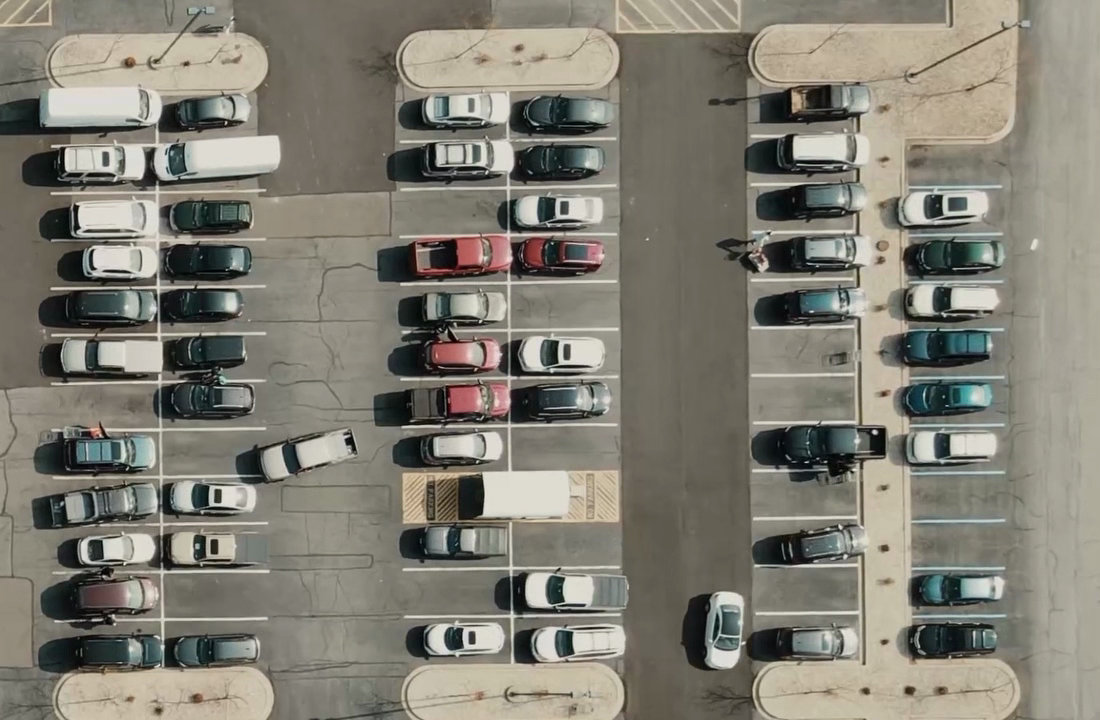
#> input picture professor_scripts/estacionamiento.png, 1100 x 720 px, given in place of video_grafica.mp4, which was not available
$ python justificacion_mog.py
#> lines starting #> are read from the running program, lines starting #| are printed output that depends on the picture; after the words box and inside, x2 and y2 are one past the last pixel; in counts of white or black regions, pixels touching at a corner belong together; pictures that were not available may be replaced by others from this repository, and a replacement may not be noted
# =============================================================
# JUSTIFICACIÓN: por qué no basta con el umbral del profesor
# =============================================================
# El script de clase (professor_scripts/main.py) usa, sobre una
# celda de parqueo FIJA y una cámara FIJA:
#     gris -> adaptiveThreshold -> medianBlur -> dilate -> countNonZero
# Esa técnica detecta "cambio de textura local" en una imagen fija:
# funciona para saber si un auto (con su textura/sombra) está sobre
# una celda, comparado contra el asfalto liso de fondo.
#
# Este script aplica EXACTAMENTE esa misma técnica (mismos parámetros
# que professor_scripts/main.py) sobre todo el frame de
# video_grafica.mp4, sin ningún agregado, para mostrar en video que
# NO sirve para aislar personas moviéndose: se activa con cualquier
# textura de la escena (piso, rejas, paredes), esté alguien ahí o no.
#
# Al lado se muestra qué detecta un sustractor de fondo (MOG2), que
# sí distingue "esto cambió respecto al fondo aprendido" de "esto es
# textura fija" -> por eso fue necesario agregarlo en
# contador_personas.py / densidad_personas.py / densidad_por_bandas.py.
#
# Para que la comparación sea justa, ambas técnicas ven el mismo
# frame de entrada (nada de recortes de ROI ni limpieza extra).
# =============================================================
import cv2
import numpy as np

video = cv2.VideoCapture("video_grafica.mp4")

# --- Sustractor de fondo (para el lado "con MOG2") ---
bg = cv2.createBackgroundSubtractorMOG2(
    history=100,
    varThreshold=40,
    detectShadows=True,
)

# --- Kernel, igual que en professor_scripts/main.py ---
kernel = np.ones((5, 5), np.uint8)

while True:
    check, frame = video.read()
#> frame is the input picture: shape (720, 1100, 3); mean B, G, R 116, 126.7, 129.8
    if not check:
        break

    # ===========================================================
    # TÉCNICA DEL PROFESOR, SIN CAMBIOS (ver professor_scripts/main.py)
    # ===========================================================
    imgBN = cv2.cvtColor(frame, cv2.COLOR_BGR2GRAY)
    imgTH = cv2.adaptiveThreshold(
        imgBN, 255, cv2.ADAPTIVE_THRESH_GAUSSIAN_C, cv2.THRESH_BINARY_INV, 25, 16
    )
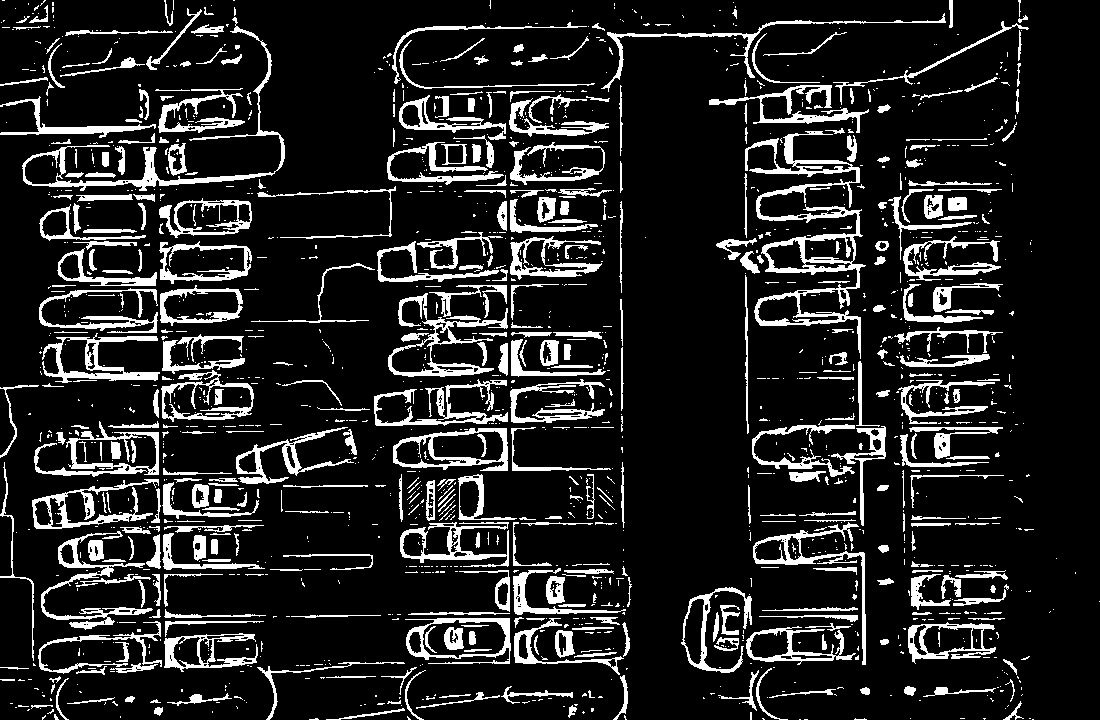
#> imgTH: shape (720, 1100); 13.8% white; 1579 white regions (1151 under 20 px), largest, box (x1, y1, x2, y2) and area: (745, 131, 866, 359) 5371, (22, 17, 285, 191) 2686, (388, 293, 508, 377) 2088
    imgMedian = cv2.medianBlur(imgTH, 5)
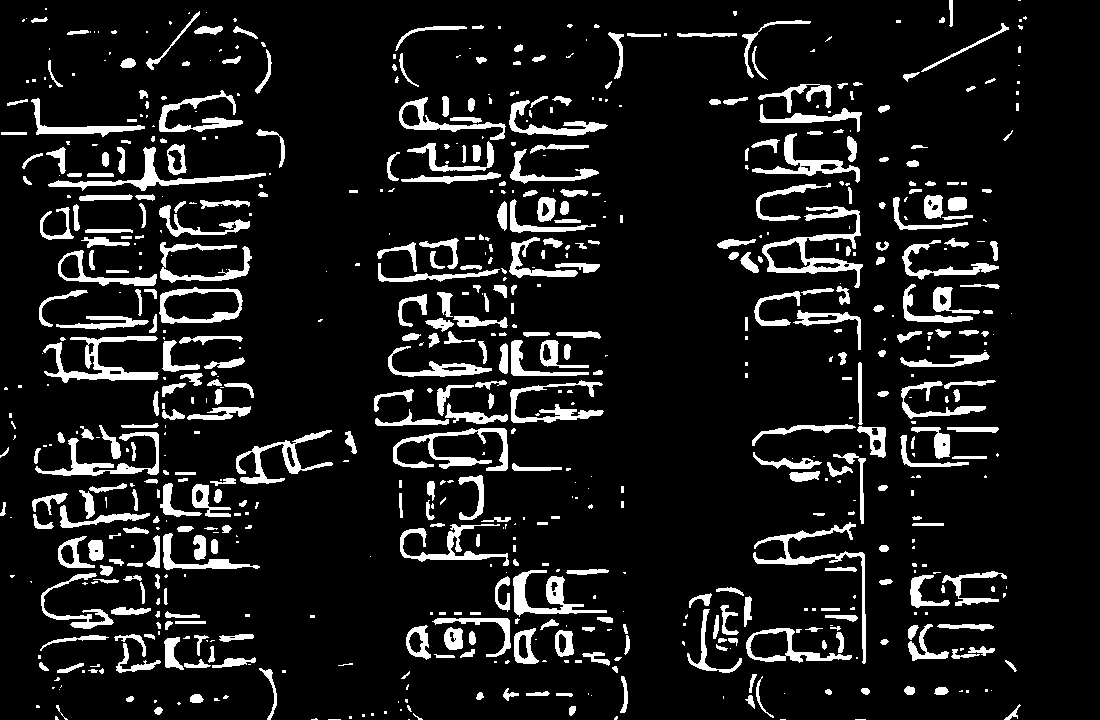
#> imgMedian: shape (720, 1100); 10.7% white; 714 white regions (305 under 20 px), largest, box (x1, y1, x2, y2) and area: (762, 206, 863, 288) 1932, (43, 336, 159, 383) 1711, (753, 522, 866, 664) 1518
    imgDil = cv2.dilate(imgMedian, kernel)
#> imgDil: shape (720, 1100); 23.8% white; 292 white regions, largest, box (x1, y1, x2, y2) and area: (37, 227, 256, 422) 17693, (373, 329, 606, 568) 16516, (39, 524, 262, 675) 11969

    # ===========================================================
    # TÉCNICA CON MOG2 (lo que sí aísla movimiento)
    # ===========================================================
    fg = bg.apply(frame)
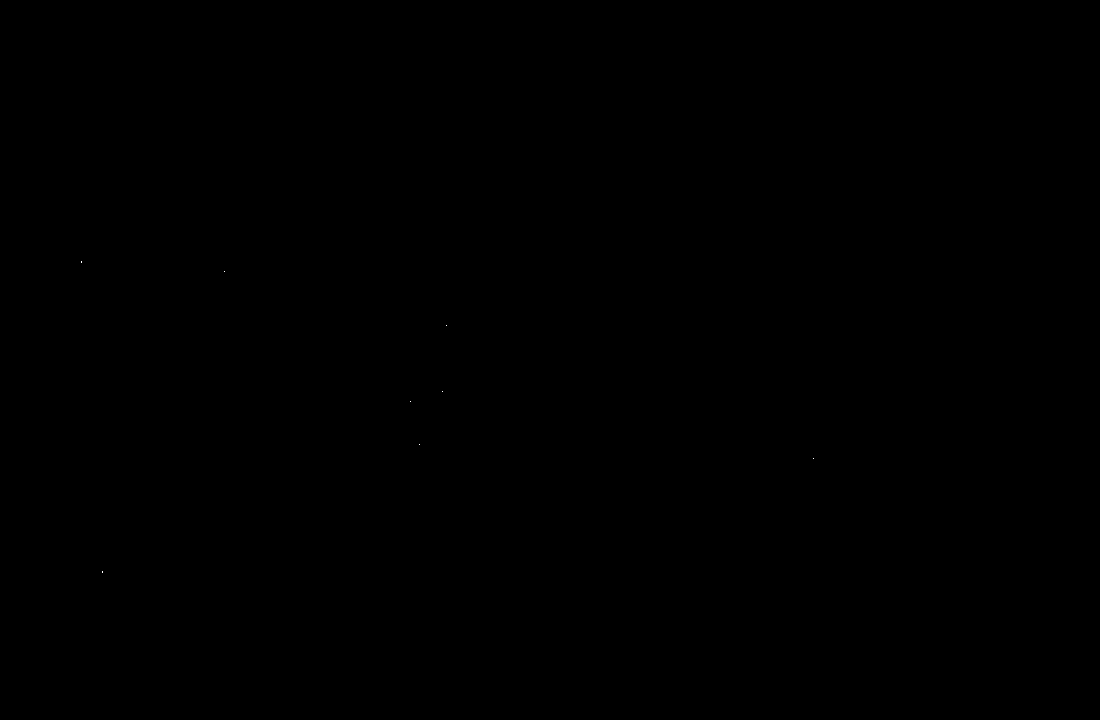
#> fg: shape (720, 1100); values 127 (black) and 255 (white), 0% white in thin lines or dots, all inside (x1, y1, x2, y2) = (81, 261, 814, 573)
    fg[fg == 127] = 0  # descartar sombras

    # ===========================================================
    # MEDIR QUÉ TANTO DE LA IMAGEN "SE ACTIVA" EN CADA CASO
    # ===========================================================
    total_px = frame.shape[0] * frame.shape[1]
#> total_px = 792000
    pct_ingenuo = 100.0 * cv2.countNonZero(imgDil) / total_px
#> pct_ingenuo = 23.76
    pct_mog = 100.0 * cv2.countNonZero(fg) / total_px
#> pct_mog = 0.00126

    # ===========================================================
    # ETIQUETAS Y VISUALIZACIÓN
    # ===========================================================
    vista_ingenua = cv2.cvtColor(imgDil, cv2.COLOR_GRAY2BGR)
    cv2.putText(vista_ingenua, f"Umbral del profesor: {pct_ingenuo:.1f}% del frame activado",
                (10, 30), cv2.FONT_HERSHEY_SIMPLEX, 0.6, (0, 0, 255), 2)
    cv2.putText(vista_ingenua, "(se activa con piso, rejas, paredes... no solo personas)",
                (10, 55), cv2.FONT_HERSHEY_SIMPLEX, 0.5, (0, 0, 255), 1)
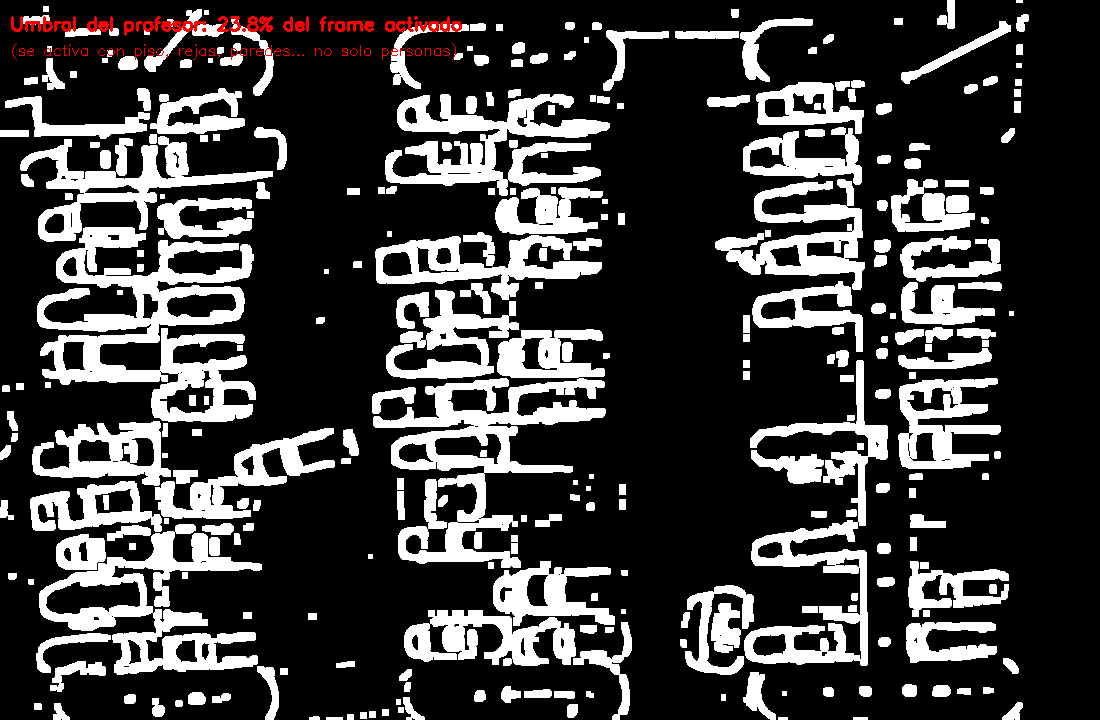
#> vista_ingenua: shape (720, 1100, 3); mean B, G, R 60.3, 60.3, 61.6

    vista_mog = cv2.cvtColor(fg, cv2.COLOR_GRAY2BGR)
    cv2.putText(vista_mog, f"MOG2 (fondo aprendido): {pct_mog:.1f}% del frame activado",
                (10, 30), cv2.FONT_HERSHEY_SIMPLEX, 0.6, (0, 255, 0), 2)
    cv2.putText(vista_mog, "(solo lo que se mueve respecto al fondo)",
                (10, 55), cv2.FONT_HERSHEY_SIMPLEX, 0.5, (0, 255, 0), 1)
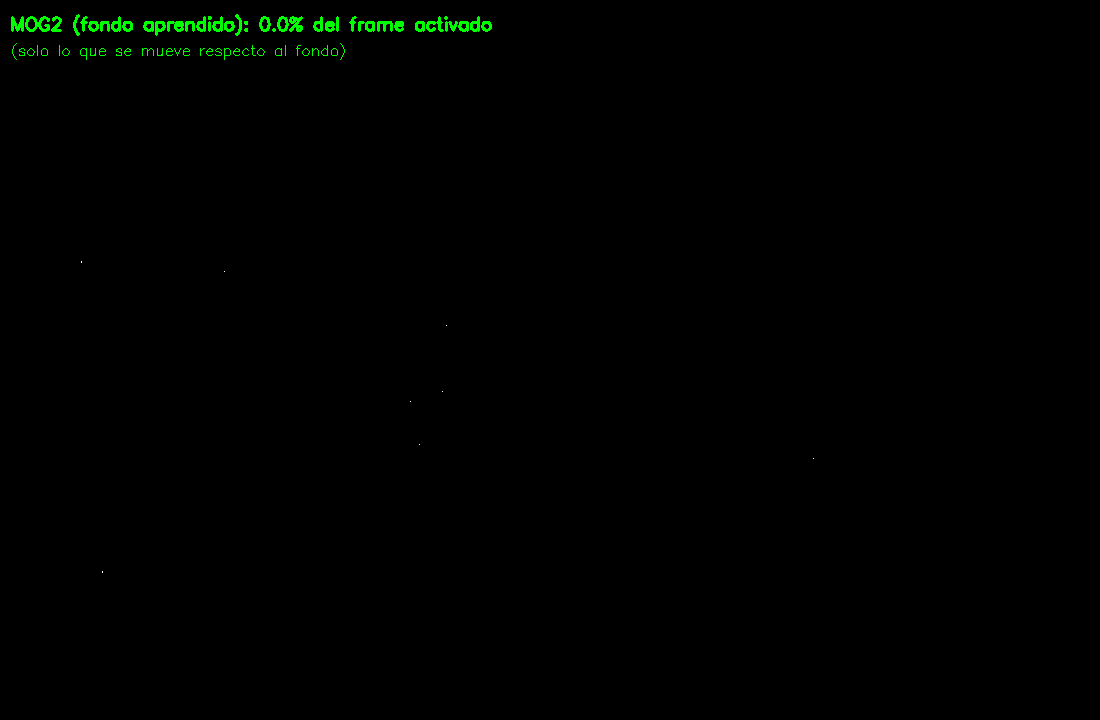
#> vista_mog: shape (720, 1100, 3); mean B, G, R 0, 1.3, 0

    cv2.imshow("Original", frame)
    cv2.imshow("Umbral del profesor aplicado directo (NO aisla personas)", vista_ingenua)
    cv2.imshow("Con sustraccion de fondo MOG2 (SI aisla movimiento)", vista_mog)

    if cv2.waitKey(30) & 0xFF == 27:
#> (key Esc is pressed here)
        break

video.release()
cv2.destroyAllWindows()
